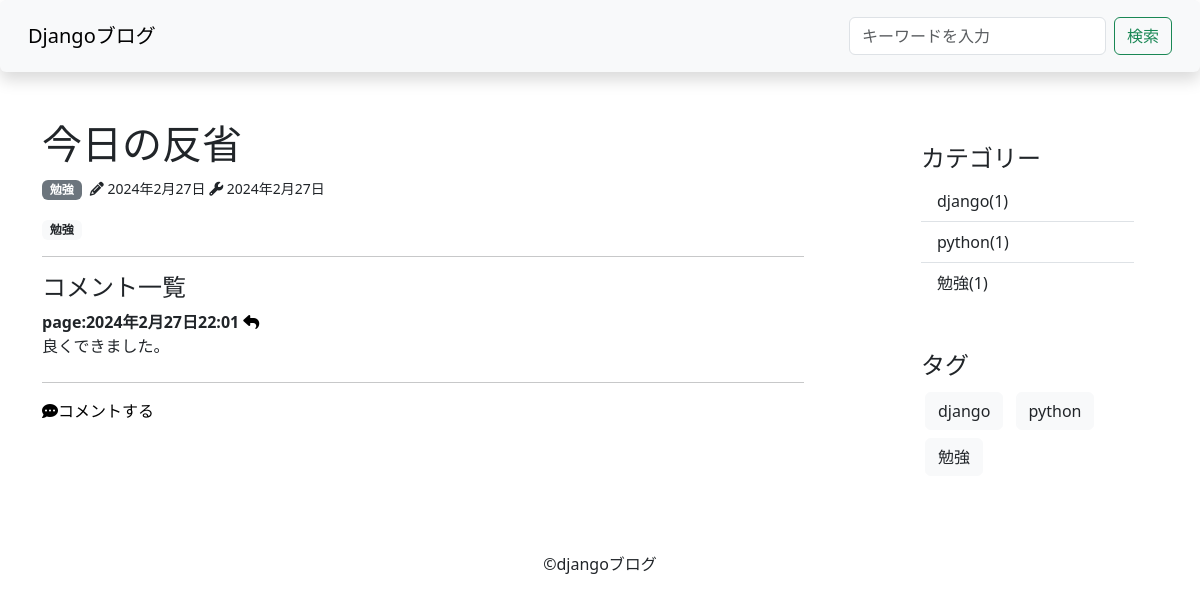
The app's page /post/4/ with its own data.
### blog/models.py (models this page shows, shortened)
class Post(models.Model):
    title=models.CharField(verbose_name='タイトル',max_length=200)
    content=MarkdownxField('本文',blank=True)
    created_at=models.DateTimeField('作成日時',auto_now_add=True)
    updated_at=models.DateTimeField('更新日時',auto_now=True)
    is_published=models.BooleanField('公開設定',default=False)
    image=models.ImageField(verbose_name='画像',upload_to='upload' , null=True , blank = True)
    class Meta:
         verbose_name="記事"
         verbose_name_plural="記事"
    category=models.ForeignKey(Category,verbose_name="カテゴリー",on_delete=models.PROTECT,null=True,blank=True)
    tags=models.ManyToManyField(Tag,verbose_name="タグ",blank=True)
    def convert_markdown_to_html(self):
         return markdownify(self.content)

class Category(models.Model):
    name=models.CharField(verbose_name="カテゴリ",max_length=255)
    slug=models.SlugField(verbose_name="URL",unique=True)
    def __str__(self) -> str:
        return self.name
    class Meta:
         verbose_name="カテゴリー"
         verbose_name_plural="カテゴリー"

class Tag(models.Model):
    name=models.CharField(verbose_name="タグ",max_length=255)
    slug=models.SlugField(verbose_name="URL",unique=True)
    def __str__(self) -> str:
            return self.name
    class Meta:
         verbose_name="タグ"
         verbose_name_plural="タグ"

class Comment(models.Model):
     name=models.CharField(verbose_name="名前",max_length=100)
     text=models.TextField(verbose_name="本文")
     created_at=models.DateTimeField(verbose_name="作成日",auto_now_add=True)
     post=models.ForeignKey(Post,verbose_name="記事",on_delete=models.CASCADE)
     class Meta:
         verbose_name="コメント"
         verbose_name_plural="コメント"

### blog/views.py (the view)
# urls.py: path('post/<int:pk>/' ,PostDetailView.as_view(),name="post-detail"),
class PostDetailView(DetailView):
    model=Post
    template_name="blog/post_detail.html"
    paginate_by=3
    def get_object(self, queryset=None):
        print("★"*30)
        print(vars(self))
        print("★"*30)
        post=super().get_object(queryset)
        if post.is_published or self.request.user.is_authenticated:
            return post
        else:
            return Http404

### blog/context_processors.py (called while the page is built)
def common(request):
    context={
        "categories":Category.objects.annotate(count=Count("post",Q(post__is_published=True))),
        "tags":Tag.objects.all()
    }
    return context

### blog/templates/blog/post_detail.html (shortened to what this page needs)
{% extends "base.html" %}
{% block content %}
    <div class="row">
        <div class="col-9">
            <div class="col-md-11">
                 <div class="article-area">
                <h1 >{{post.title}}</h1>
                <p >
                        <span class="badge bg-secondary">{{post.category}}</span>
                        <small class="ps-1">
                            <i class="fa-solid fa-pencil"></i> {{post.created_at | date}}
                            <i class="fa-solid fa-wrench"></i> {{post.updated_at | date}}
                        </small>
                </p>
                <p >
                    {% for tag in post.tags.all %}
                        <span class="badge bg-light text-dark"> {{tag}}</span>
                    {% endfor %}
                </p>
            </div>
            {% include 'blog/snippets/comments.html' %}
              <hr>
            <a class="text-black" href="{% url 'comment' post.pk %}" >
                <i class="fa-solid fa-comment-dots"></i>コメントする
            </a>
            </div>
        </div>
        <div class="col-3">
            {% include "blog/snippets/sidebar.html" %}
        </div>
    </div>
{% endblock content %}

### blog/templates/blog/snippets/comments.html (shortened to what this page needs)
{% if post.comment_set.all %}
<hr>
<h4 class="mb">コメント一覧</h4>
{% for comment in post.comment_set.all %}
    <div class="comment mb-4">
        <b mb-2>{{comment.name}}:{{comment.created_at}}</b>
        <a href="{% url 'reply' comment.pk %}" ><i class="fa-solid fa-reply text-black"></i></a>
         <p>{{comment.text}}</p>
    </div>
{% endfor %}
{% endif %}

### blog/templates/blog/snippets/sidebar.html
<div class="p-4 ">
    <h4>カテゴリー</h4>
    <ul class="list-group list-group-flush">
        {% for category in categories %}
            {% if category.count > 0 %}
                <li class="list-group-item ">
                    <a href="{% url 'category-post-detail' category.slug %}" class="category">
                    {{category.name}}({{category.count}})
                    </a>
                </li>
            {% endif %}
        {% endfor %}
    </ul>
</div>
<div class="p-4">
    <h4>タグ</h4>
    {% for tag in tags %}
        <a href="{% url 'tag-post-detail' tag.slug %}" class="btn btn-light text-dark m-1">{{tag.name}}</a>
    {% endfor %}

### blog/static/blog/css/style.css (style rules this page uses)
.category { color:#212529; text-decoration: none; }
.text-black { color:#212529; text-decoration:none; }

### records on screen
Post: title "今日の反省", category "勉強", created_at "2024年2月27日", updated_at "2024年2月27日"
Tag: name "勉強"
Comment: name "page", created_at "2024年2月27日22:01", text "良くできました。"
Category: name "django", count "1"
Category: name "python", count "1"
Category: name "勉強", count "1"
Tag: name "django"
Tag: name "python"
